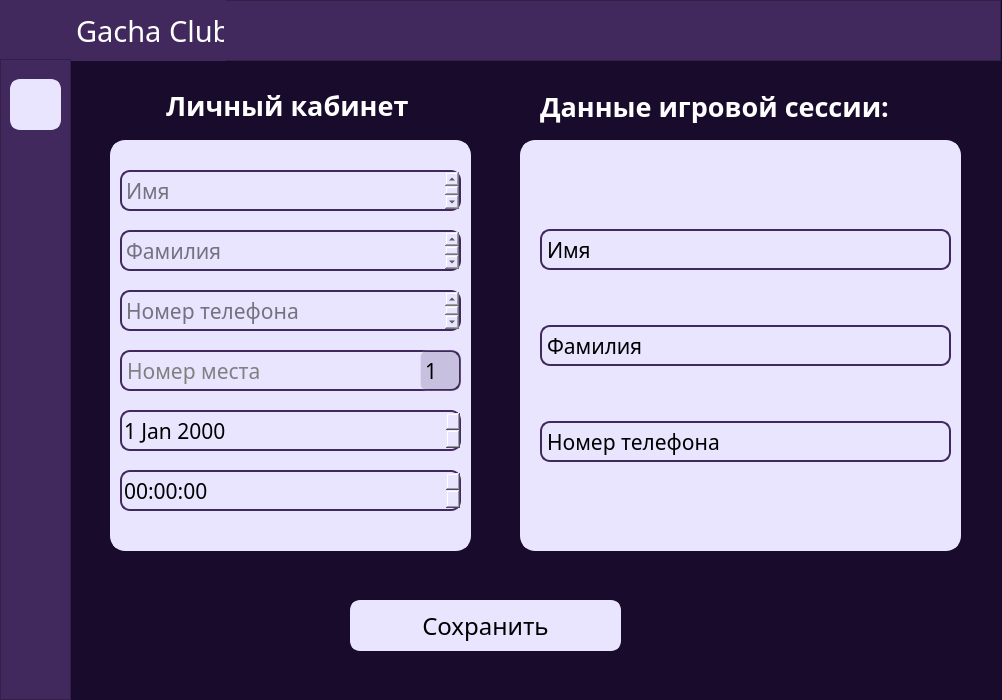
<?xml version="1.0" encoding="UTF-8"?>
<ui version="4.0">
 <class>User_interface</class>
 <widget class="QMainWindow" name="User_interface">
  <property name="geometry">
   <rect>
    <x>0</x>
    <y>0</y>
    <width>1002</width>
    <height>700</height>
   </rect>
  </property>
  <property name="windowTitle">
   <string>MainWindow</string>
  </property>
  <property name="tabShape">
   <enum>QTabWidget::Triangular</enum>
  </property>
  <widget class="QWidget" name="centralwidget">
   <property name="minimumSize">
    <size>
     <width>1000</width>
     <height>700</height>
    </size>
   </property>
   <property name="maximumSize">
    <size>
     <width>1920</width>
     <height>1080</height>
    </size>
   </property>
   <property name="styleSheet">
    <string notr="true">background-color: rgb(25, 11, 44);

font-family:&quot;Tw Cen MT&quot;;</string>
   </property>
   <widget class="QFrame" name="title_Info">
    <property name="geometry">
     <rect>
      <x>0</x>
      <y>0</y>
      <width>1001</width>
      <height>61</height>
     </rect>
    </property>
    <property name="styleSheet">
     <string notr="true">
background-color: #41295D;
</string>
    </property>
    <property name="frameShape">
     <enum>QFrame::StyledPanel</enum>
    </property>
    <property name="frameShadow">
     <enum>QFrame::Raised</enum>
    </property>
    <widget class="QWidget" name="layoutWidget">
     <property name="geometry">
      <rect>
       <x>0</x>
       <y>0</y>
       <width>226</width>
       <height>62</height>
      </rect>
     </property>
     <layout class="QHBoxLayout" name="horizontalLayout">
      <item>
       <widget class="QLabel" name="Icon_GachaClub_2">
        <property name="minimumSize">
         <size>
          <width>70</width>
          <height>60</height>
         </size>
        </property>
        <property name="maximumSize">
         <size>
          <width>70</width>
          <height>60</height>
         </size>
        </property>
        <property name="styleSheet">
         <string notr="true">background-color: none;
border: none;</string>
        </property>
        <property name="text">
         <string/>
        </property>
        <property name="pixmap">
         <pixmap>icons/icons/Gacha Club.png</pixmap>
        </property>
        <property name="scaledContents">
         <bool>true</bool>
        </property>
       </widget>
      </item>
      <item>
       <widget class="QLabel" name="Name_app_2">
        <property name="minimumSize">
         <size>
          <width>148</width>
          <height>35</height>
         </size>
        </property>
        <property name="maximumSize">
         <size>
          <width>148</width>
          <height>35</height>
         </size>
        </property>
        <property name="font">
         <font>
          <family>Tw Cen MT</family>
          <pointsize>22</pointsize>
         </font>
        </property>
        <property name="styleSheet">
         <string notr="true">background-color:  rgb(255, 255, 255, 0);
border-color: rgb(255, 255, 255, 0);
color: rgb(255, 255, 255);</string>
        </property>
        <property name="text">
         <string>Gacha Club</string>
        </property>
       </widget>
      </item>
     </layout>
    </widget>
   </widget>
   <widget class="QFrame" name="frame_left">
    <property name="geometry">
     <rect>
      <x>0</x>
      <y>59</y>
      <width>71</width>
      <height>641</height>
     </rect>
    </property>
    <property name="styleSheet">
     <string notr="true">background-color: rgb(65, 41, 93);</string>
    </property>
    <property name="frameShape">
     <enum>QFrame::StyledPanel</enum>
    </property>
    <property name="frameShadow">
     <enum>QFrame::Raised</enum>
    </property>
    <widget class="QPushButton" name="homeButton">
     <property name="geometry">
      <rect>
       <x>10</x>
       <y>20</y>
       <width>51</width>
       <height>51</height>
      </rect>
     </property>
     <property name="styleSheet">
      <string notr="true">QPushButton{
background-color: #E9E5FF;
border: 4px solid  #E9E5FF;
border-radius: 10px;
}

QPushButton:hover{
color:rgb(192, 218, 255);
background-color:#8E6BBB;  
border: 4px solid #8E6BBB;
border-radius: 10px;
}

QPushButton:pressed{
color:rgb(192, 218, 255);
background-color: rgb(188, 177, 248); 
border: 2px solid rgb(65, 41, 93);
border-radius: 10px;
}




</string>
     </property>
     <property name="text">
      <string/>
     </property>
     <property name="icon">
      <iconset>
       <normaloff>icons/icons/Home_icon.png</normaloff>icons/icons/Home_icon.png</iconset>
     </property>
     <property name="iconSize">
      <size>
       <width>70</width>
       <height>70</height>
      </size>
     </property>
    </widget>
   </widget>
   <widget class="QFrame" name="frame_left2">
    <property name="geometry">
     <rect>
      <x>110</x>
      <y>140</y>
      <width>361</width>
      <height>411</height>
     </rect>
    </property>
    <property name="styleSheet">
     <string notr="true">background-color: #E9E5FF;
border: 4px solid  #E9E5FF;
border-radius: 15px;


</string>
    </property>
    <property name="frameShape">
     <enum>QFrame::StyledPanel</enum>
    </property>
    <property name="frameShadow">
     <enum>QFrame::Raised</enum>
    </property>
    <widget class="QTextEdit" name="Name">
     <property name="geometry">
      <rect>
       <x>10</x>
       <y>30</y>
       <width>341</width>
       <height>41</height>
      </rect>
     </property>
     <property name="font">
      <font>
       <family>Tw Cen MT</family>
       <pointsize>16</pointsize>
      </font>
     </property>
     <property name="styleSheet">
      <string notr="true">background-color: #E9E5FF;
border: 2px solid rgb(65, 41, 93);
border-radius: 10px;</string>
     </property>
     <property name="placeholderText">
      <string>Имя</string>
     </property>
    </widget>
    <widget class="QTextEdit" name="Lastname">
     <property name="geometry">
      <rect>
       <x>10</x>
       <y>90</y>
       <width>341</width>
       <height>41</height>
      </rect>
     </property>
     <property name="font">
      <font>
       <family>Tw Cen MT</family>
       <pointsize>16</pointsize>
      </font>
     </property>
     <property name="styleSheet">
      <string notr="true">background-color: #E9E5FF;
border: 2px solid rgb(65, 41, 93);
border-radius: 10px;</string>
     </property>
     <property name="placeholderText">
      <string>Фамилия</string>
     </property>
    </widget>
    <widget class="QTextEdit" name="Phone_Number">
     <property name="geometry">
      <rect>
       <x>10</x>
       <y>150</y>
       <width>341</width>
       <height>41</height>
      </rect>
     </property>
     <property name="font">
      <font>
       <family>Tw Cen MT</family>
       <pointsize>16</pointsize>
      </font>
     </property>
     <property name="styleSheet">
      <string notr="true">background-color: #E9E5FF;
border: 2px solid rgb(65, 41, 93);
border-radius: 10px;</string>
     </property>
     <property name="placeholderText">
      <string>Номер телефона</string>
     </property>
    </widget>
    <widget class="QDateEdit" name="dateEdit">
     <property name="geometry">
      <rect>
       <x>10</x>
       <y>270</y>
       <width>341</width>
       <height>41</height>
      </rect>
     </property>
     <property name="font">
      <font>
       <family>Tw Cen MT</family>
       <pointsize>16</pointsize>
      </font>
     </property>
     <property name="styleSheet">
      <string notr="true">background-color: #E9E5FF;
border: 2px solid rgb(65, 41, 93);
border-radius: 10px;</string>
     </property>
    </widget>
    <widget class="QTimeEdit" name="timeEdit">
     <property name="geometry">
      <rect>
       <x>10</x>
       <y>330</y>
       <width>341</width>
       <height>41</height>
      </rect>
     </property>
     <property name="font">
      <font>
       <family>Tw Cen MT</family>
       <pointsize>16</pointsize>
      </font>
     </property>
     <property name="styleSheet">
      <string notr="true">background-color: #E9E5FF;
border: 2px solid rgb(65, 41, 93);
border-radius: 10px;</string>
     </property>
    </widget>
    <widget class="QLabel" name="labelNumber">
     <property name="geometry">
      <rect>
       <x>10</x>
       <y>210</y>
       <width>341</width>
       <height>41</height>
      </rect>
     </property>
     <property name="font">
      <font>
       <family>Tw Cen MT</family>
       <pointsize>16</pointsize>
      </font>
     </property>
     <property name="styleSheet">
      <string notr="true">background-color: #E9E5FF;
border: 2px solid rgb(65, 41, 93);
border-radius: 10px;
color: grey;</string>
     </property>
     <property name="text">
      <string>Номер места</string>
     </property>
    </widget>
    <widget class="QComboBox" name="comboNumber">
     <property name="geometry">
      <rect>
       <x>310</x>
       <y>210</y>
       <width>41</width>
       <height>41</height>
      </rect>
     </property>
     <property name="font">
      <font>
       <family>Tw Cen MT</family>
       <pointsize>16</pointsize>
      </font>
     </property>
     <property name="layoutDirection">
      <enum>Qt::LeftToRight</enum>
     </property>
     <property name="styleSheet">
      <string notr="true">QComboBox#comboNumber{
background-color: rgb(65, 41, 93, 50);
border: 1px solid rgba(255,255,255,40);
border-top-right-radius: 7px;
border-top-left-radius: 7px; 
border-bottom-right-radius: 7px;
border-bottom-left-radius: 7px;
}
QComboBox::drop-down#comboNumber
{
    width: 0px;
    height: 0px;
    border: 0px;
}
</string>
     </property>
     <property name="maxVisibleItems">
      <number>9</number>
     </property>
     <item>
      <property name="text">
       <string>1</string>
      </property>
     </item>
     <item>
      <property name="text">
       <string>2</string>
      </property>
     </item>
     <item>
      <property name="text">
       <string>3</string>
      </property>
     </item>
     <item>
      <property name="text">
       <string>4</string>
      </property>
     </item>
     <item>
      <property name="text">
       <string>5</string>
      </property>
     </item>
     <item>
      <property name="text">
       <string>6</string>
      </property>
     </item>
     <item>
      <property name="text">
       <string>7</string>
      </property>
     </item>
     <item>
      <property name="text">
       <string>8</string>
      </property>
     </item>
     <item>
      <property name="text">
       <string>9</string>
      </property>
     </item>
    </widget>
   </widget>
   <widget class="QFrame" name="frame_right">
    <property name="geometry">
     <rect>
      <x>520</x>
      <y>140</y>
      <width>441</width>
      <height>411</height>
     </rect>
    </property>
    <property name="styleSheet">
     <string notr="true">background-color: #E9E5FF;
border: 4px solid  #E9E5FF;
border-radius: 15px;
</string>
    </property>
    <property name="frameShape">
     <enum>QFrame::StyledPanel</enum>
    </property>
    <property name="frameShadow">
     <enum>QFrame::Raised</enum>
    </property>
    <widget class="QWidget" name="layoutWidget">
     <property name="geometry">
      <rect>
       <x>20</x>
       <y>40</y>
       <width>411</width>
       <height>331</height>
      </rect>
     </property>
     <layout class="QVBoxLayout" name="verticalLayout">
      <item>
       <widget class="QLabel" name="label">
        <property name="maximumSize">
         <size>
          <width>16777215</width>
          <height>41</height>
         </size>
        </property>
        <property name="font">
         <font>
          <family>Tw Cen MT</family>
          <pointsize>16</pointsize>
         </font>
        </property>
        <property name="styleSheet">
         <string notr="true">background-color: #E9E5FF;
border: 2px solid rgb(65, 41, 93);
border-radius: 10px;</string>
        </property>
        <property name="text">
         <string>Имя</string>
        </property>
       </widget>
      </item>
      <item>
       <widget class="QLabel" name="label_2">
        <property name="maximumSize">
         <size>
          <width>16777215</width>
          <height>41</height>
         </size>
        </property>
        <property name="font">
         <font>
          <family>Tw Cen MT</family>
          <pointsize>16</pointsize>
         </font>
        </property>
        <property name="styleSheet">
         <string notr="true">background-color: #E9E5FF;
border: 2px solid rgb(65, 41, 93);
border-radius: 10px;</string>
        </property>
        <property name="text">
         <string>Фамилия</string>
        </property>
       </widget>
      </item>
      <item>
       <widget class="QLabel" name="label_3">
        <property name="maximumSize">
         <size>
          <width>16777215</width>
          <height>41</height>
         </size>
        </property>
        <property name="font">
         <font>
          <family>Tw Cen MT</family>
          <pointsize>16</pointsize>
         </font>
        </property>
        <property name="styleSheet">
         <string notr="true">background-color: #E9E5FF;
border: 2px solid rgb(65, 41, 93);
border-radius: 10px;</string>
        </property>
        <property name="text">
         <string>Номер телефона</string>
        </property>
       </widget>
      </item>
     </layout>
    </widget>
   </widget>
   <widget class="QWidget" name="layoutWidget">
    <property name="geometry">
     <rect>
      <x>120</x>
      <y>80</y>
      <width>348</width>
      <height>51</height>
     </rect>
    </property>
    <layout class="QHBoxLayout" name="PersonalAreaLayout">
     <item>
      <widget class="QLabel" name="Icon_PersonalArea">
       <property name="maximumSize">
        <size>
         <width>40</width>
         <height>40</height>
        </size>
       </property>
       <property name="text">
        <string/>
       </property>
       <property name="pixmap">
        <pixmap>icons/icons/main_icon.png</pixmap>
       </property>
       <property name="scaledContents">
        <bool>true</bool>
       </property>
      </widget>
     </item>
     <item>
      <widget class="QLabel" name="label_PersonalArea">
       <property name="minimumSize">
        <size>
         <width>300</width>
         <height>0</height>
        </size>
       </property>
       <property name="maximumSize">
        <size>
         <width>300</width>
         <height>16777215</height>
        </size>
       </property>
       <property name="font">
        <font>
         <family>Tw Cen MT</family>
         <pointsize>20</pointsize>
         <weight>75</weight>
         <bold>true</bold>
        </font>
       </property>
       <property name="styleSheet">
        <string notr="true">background-color:  rgb(255, 255, 255, 0);
border-color: rgb(255, 255, 255, 0);
color: rgb(255, 255, 255);</string>
       </property>
       <property name="text">
        <string>Личный кабинет</string>
       </property>
      </widget>
     </item>
    </layout>
   </widget>
   <widget class="QPushButton" name="pushButton_2">
    <property name="geometry">
     <rect>
      <x>350</x>
      <y>600</y>
      <width>271</width>
      <height>51</height>
     </rect>
    </property>
    <property name="font">
     <font>
      <family>Tw Cen MT</family>
      <pointsize>18</pointsize>
     </font>
    </property>
    <property name="styleSheet">
     <string notr="true">QPushButton{
background-color: #E9E5FF;
border: 4px solid  #E9E5FF;
border-radius: 10px;
}

QPushButton:hover{
color:rgb(192, 218, 255);
background-color:#8E6BBB;  
border: 4px solid #8E6BBB;
border-radius: 10px;
}

QPushButton:pressed{
color:rgb(192, 218, 255);
background-color: rgb(188, 177, 248); 
border: 2px solid rgb(65, 41, 93);
border-radius: 10px;
}
</string>
    </property>
    <property name="text">
     <string>Сохранить</string>
    </property>
   </widget>
   <widget class="QLabel" name="label_7">
    <property name="geometry">
     <rect>
      <x>540</x>
      <y>90</y>
      <width>391</width>
      <height>33</height>
     </rect>
    </property>
    <property name="font">
     <font>
      <family>Tw Cen MT</family>
      <pointsize>20</pointsize>
      <weight>75</weight>
      <bold>true</bold>
     </font>
    </property>
    <property name="styleSheet">
     <string notr="true">background-color:  rgb(255, 255, 255, 0);
border-color: rgb(255, 255, 255, 0);
color: rgb(255, 255, 255);</string>
    </property>
    <property name="text">
     <string>Данные игровой сессии:</string>
    </property>
   </widget>
  </widget>
 </widget>
 <resources>
  <include location="resources.qrc"/>
  <include location="../../../../Program Files (x86)/Qt Designer/resources.qrc"/>
 </resources>
 <connections/>
</ui>
